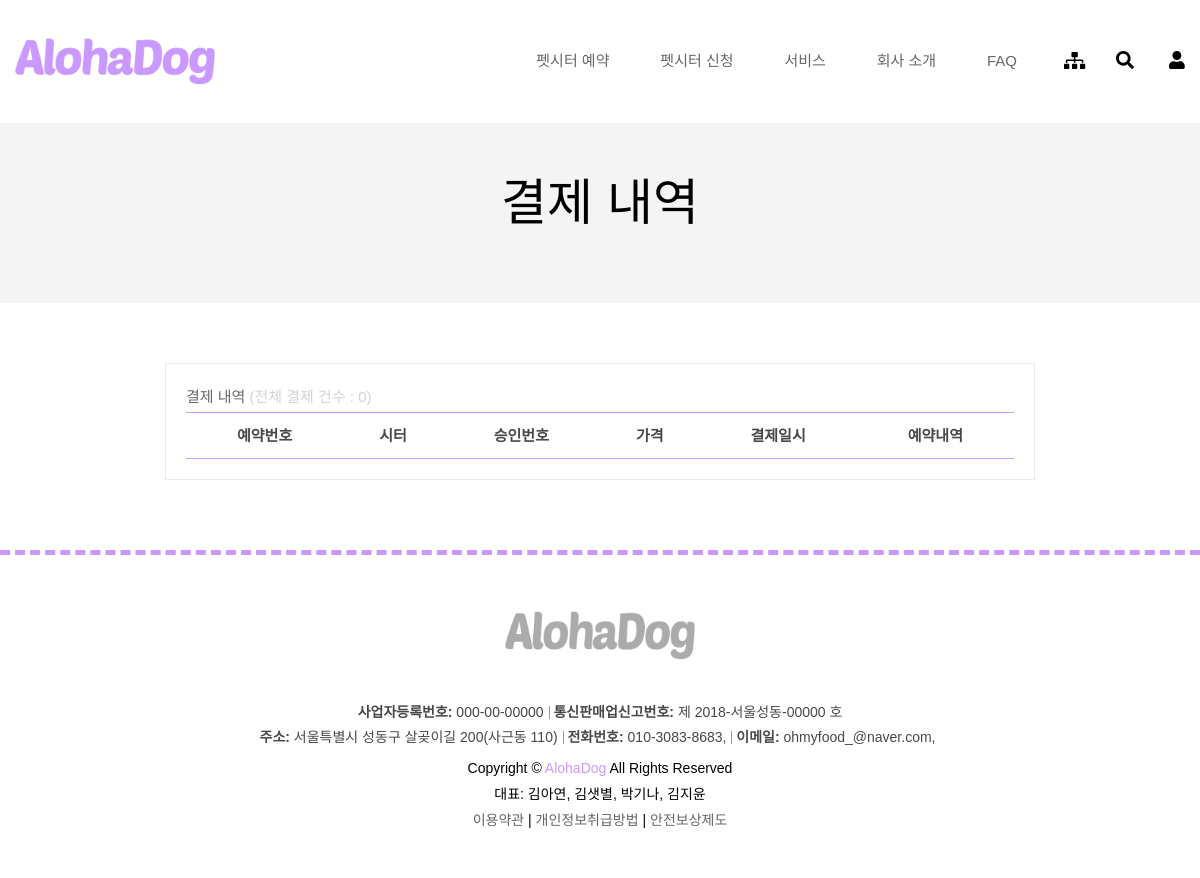
Before: /payment (signed in) with the older database file.
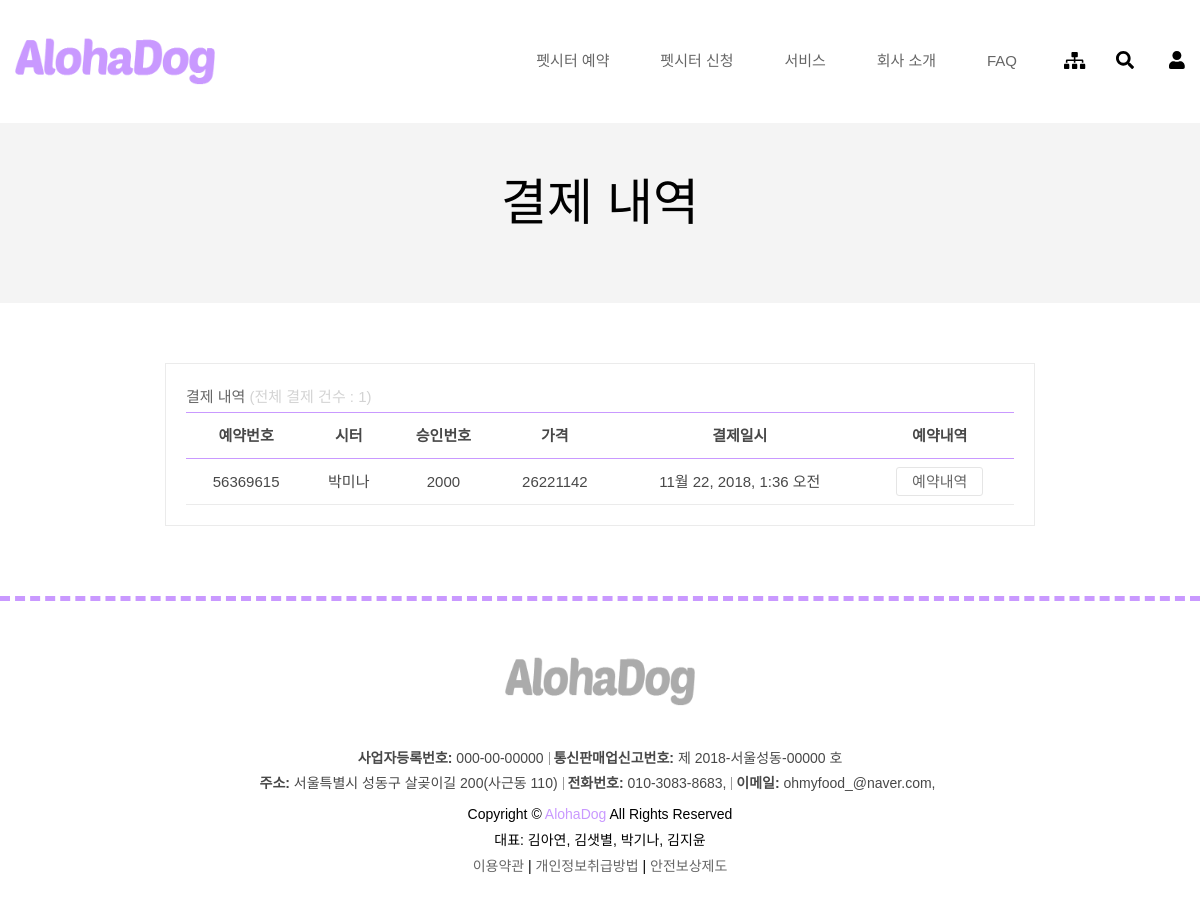
After: the same page with the newer database file.
### homepage/models.py (models this page shows, shortened)
class Payment(models.Model):
    reservation = models.ForeignKey('Reservation', on_delete=models.CASCADE, verbose_name="예약")
    payment_datetime = models.DateTimeField(auto_now_add=True, verbose_name="작성일")
    merchant_uid = models.CharField(max_length=100, verbose_name='거래 번호')
    amount = models.IntegerField(verbose_name='결제 금액')
    apply_num = models.CharField(max_length=100, verbose_name='승인번호')

class Reservation(models.Model):
    reservation_no = models.CharField(max_length=8, verbose_name='예약번호')
    userprofile = models.ForeignKey('UserProfile', on_delete=models.CASCADE, verbose_name='예약을 신청한 회원')
    dog = models.ForeignKey('Dog', on_delete=models.CASCADE, verbose_name='예약이 신청된 동물')
    sitter = models.ForeignKey('Sitter', on_delete=models.CASCADE, verbose_name='예약을 신청받은 시터')
    reservation_datetime = models.DateTimeField(auto_now_add=True, verbose_name='신청한 날짜')
    start_date = models.DateField(verbose_name='돌봄시작날짜')
    end_date = models.DateField(verbose_name='돌봄마침날짜')
    precautions = models.CharField(max_length=100, verbose_name='돌봄 주의사항')
    progress = models.CharField(max_length=100, verbose_name='진행상황')
    total_price = models.IntegerField(default=0, verbose_name='총 가격')
    written_review = models.BooleanField(default=False, verbose_name='리뷰 작성 여부')

class Sitter(models.Model):
    userprofile = models.OneToOneField('UserProfile', on_delete=models.CASCADE, verbose_name="시터이름")
    account_number = models.CharField(max_length=100, verbose_name="계좌번호")
    profile = models.ImageField(upload_to='profile/', verbose_name="프로필 사진")
    bank_name = models.CharField(max_length=10, choices=BANK_NAME_CHOICES, verbose_name="은행명")
    introduction = models.CharField(max_length=200, verbose_name="시터소개")
    free_services = models.CharField(max_length=100, verbose_name='무료 서비스')
    paid_services = models.CharField(max_length=100, verbose_name='유료 서비스')
    day_price = models.IntegerField(default=0, verbose_name='일당')
    care_zone = models.CharField(max_length=100, verbose_name='돌봄 공간')
    housemate_situation = models.CharField(max_length=100, verbose_name='가족 동거 유무')
    pet_situation = models.CharField(max_length=100, verbose_name='다른 반려동물 유무')
    qna = models.TextField(max_length=1000, verbose_name="QnA")

class UserProfile(models.Model):
    user = models.OneToOneField(settings.AUTH_USER_MODEL, on_delete=models.CASCADE, verbose_name='유저')
    name = models.CharField(max_length=50, verbose_name='회원 이름')
    sex = models.CharField(max_length=1, choices=SEX_CHOICES, verbose_name='회원 성별', default='F')
    birth_date = models.DateField(verbose_name='회원 생일')
    phone_number = models.CharField(max_length=20, verbose_name='회원 핸드폰번호')
    email = models.EmailField(max_length=50, verbose_name='회원 이메일')
    zip_code = models.CharField(max_length=10, verbose_name='우편 번호')
    address1 = models.CharField(max_length=50, verbose_name='회원 주소1')
    address2 = models.CharField(max_length=50, verbose_name='회원 주소2')
    profile = models.FileField(upload_to='uploads/', verbose_name='회원 사진')
    registration_datetime = models.DateTimeField(auto_now=True, verbose_name='회원가입일')
    membership_level = models.CharField(max_length=10, verbose_name='회원 등급', choices=MEMBER_SHIP_LEVEL_CHOICES,
                                        default='member')

### homepage/sitters.py (the view)
# urls.py: path('payment', sitters.payment_list, name='payment_list'),
def payment_list(request):
    userprofile = request.user.userprofile
    payments = Payment.objects.filter(reservation__userprofile=userprofile)
    context = {'payments': payments}
    return render(request, 'payment/payment_list.html', context=context)

### templates/payment/payment_list.html (shortened to what this page needs)
{% extends "base.html" %}
{% load staticfiles %}
{% block extrastyle %}{% static "css/reservation/reservationHistoryM.css" %}{% endblock %}
{% block content %}
    <div class="location-tow mb-60">
        <div class="container">
            <div class="row">
                <div class="col-12">
                    <div class="location-title">
                        <h1>결제 내역</h1>
                    </div>
                </div>
            </div>
        </div>
    </div>
    <div class="blog-area white-bg pt-0 pb-0 mb-70">
        <div class="container">
            <div class="row">
                <div class="col-lg-9 ml-auto mr-auto">
                    <div class="blog_area">
                        <div id="list_head" class="box2">
                            <h3 class="inline">결제 내역<font style="color:lightgrey;"> (전체 결제 건수
                                : {{ payments.count }})</font>
                            </h3>
                        </div>
                        <div id="list_article" class="box2">
                            <ul class="article">
                                <div class="table-content table-responsive">
                                    <table class="table">
                                        <thead>
                                        <tr>
                                            <th class="listTableTitle">예약번호</th>
                                            <th class="listTableTitle">시터</th>
                                            <th class="listTableTitle">승인번호</th>
                                            <th class="listTableTitle">가격</th>
                                            <th class="listTableTitle">결제일시</th>
                                            <th class="listTableTitle">예약내역</th>
                                        </tr>
                                        </thead>
                                        <tbody>
                                        {% for payment in payments %}
                                            <tr>
                                                <td class="listTableTitle_num">
                                                    <li class="layout_f">{{ payment.reservation.reservation_no }}</li>
                                                </td>
                                                <td class="listTableTitle_startdate"><p
                                                        class="date">{{ payment.reservation.sitter.userprofile.name }}<br>
                                                </td>
                                                <td class="listTableTitle_writer">{{ payment.amount }}</td>
                                                <td class="listTableTitle_payment">{{ payment.apply_num }}</td>
                                                <td class="listTableTitle_progress">{{ payment.payment_datetime }}</td>
                                                <td class="listTableTitle_Button">
                                                    <a href="{% url 'reservation_detail' payment.reservation.id %}"
                                                       class="listTableTitle_button" id="edit">예약내역
                                                    </a>
                                                </td>
                                            </tr>
                                        {% endfor %}
                                        </tbody>
                                    </table>
                                </div>
                            </ul>
                        </div>
                    </div>
                </div>
            </div>
        </div>
    </div>
{% endblock %}

Changed rows visible on the page:
added Payment: reservation.reservation_no "56369615", reservation.sitter.userprofile.name "박미나", amount "2000", apply_num "26221142", payment_datetime "11월 22, 2018, 1:36 오전"
Other visible differences:
{{ payments.count }}: "0" → "1"
